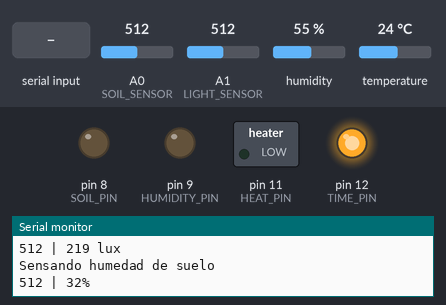
Simulated run of this sketch. Board: Arduino Uno, built with avr-gcc and run on an emulated ATmega328P. Shown: switched loads named in the sketch (green lamp = pin HIGH), output pins drawn as LEDs (lit = HIGH), the last lines printed to the serial monitor. The inputs (shaded band) are chosen by the test bench; at power-on: A0 (SOIL_SENSOR) = 512, A1 (LIGHT_SENSOR) = 512, humidity 55 %, temperature 24 °C. Pins used as bus, display or sensor lines are not drawn.

Above: at 1.2 s.
1.3 s: "W" received over the second serial link
At 10.9 s:
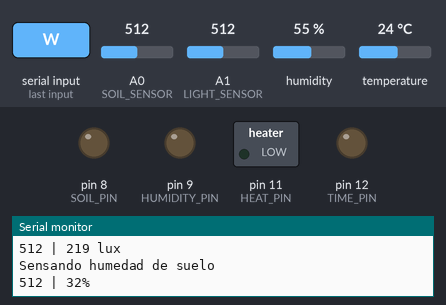
11.7 s: "V" received over the second serial link
13.2 s: "S" received over the second serial link
Timing chart, 0 to 16.2 s (numbered marks = the images above; inputs shaded):
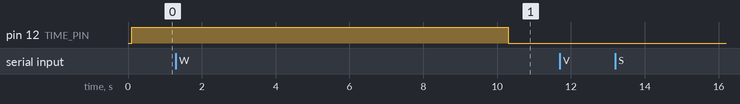

Measured:
- after the input at 1.3 s, pin 12 (TIME_PIN): HIGH → LOW after 9.0 s

The sketch:

Invernadero.ino
```cpp
#include <DHT.h>
#include <SoftwareSerial.h>

// Important:
// Byte transmission order: little endian.

// Pins
#define RX_PIN 2
#define TX_PIN 3

#define DHT_SENSOR 4
#define SOIL_SENSOR A0
#define LIGHT_SENSOR A1

#define TIME_PIN 12
#define HEAT_PIN 11
#define COLD_PIN 10
#define SOIL_PIN 8
#define HUMIDITY_PIN 9

// Information - 8 bytes
#define temperatureError 3
#define humidityError 5
#define soilHumidityError 3
#define lightError 2 // factor

typedef unsigned long time_t;
typedef unsigned int uint;

DHT dht(DHT_SENSOR, DHT11);
SoftwareSerial HM10(TX_PIN, RX_PIN);

// Settings - 18 bytes
int expectedLightMinutes = 120;
uint minLight = 1;
uint maxLight = 100;
int minHumidity = 0;
int maxHumidity = 100;
int minSoilHumidity = 0;
int maxSoilHumidity = 100;
int minTemperature = 0;
int maxTemperature = 100;

const time_t dhtWaitMillis = 5000; // 5 segundos

const int dry = 640; // valor para sensor seco
const int wet = 240; // valor para sensor húmedo
const int resistor = 10000;
const int totalVoltage = 5;
const int maxADC = 1023;

const float a = 8.27785f;
const float b = 6.0f;
const float c = 1.144547f;

// Values - 16 bytes
float light = 0;
float humidity = 0;
float soilHumidity = 0;
float temperature = 0;

int lightADC = 0;
time_t lightTimeMillis = 0;
time_t lastTimeMillis = 0;

void setup() {
    Serial.begin(9600);
    Serial.println("Iniciando invernadero");

    setupPins();

    HM10.begin(9600);
    dht.begin(9600);
}

void setupPins(){
    pinMode(LIGHT_SENSOR, INPUT);
    pinMode(SOIL_SENSOR, INPUT);
    pinMode(TIME_PIN, OUTPUT);
    pinMode(HEAT_PIN, OUTPUT);
    pinMode(COLD_PIN, OUTPUT);
    pinMode(SOIL_PIN, OUTPUT);
    pinMode(HUMIDITY_PIN, OUTPUT);
}

void loop() {
    updateDHT();
    updateLight();
    updateSoilHumidity();
    bluetoothControl();

    if (humidity < minHumidity){
        // Aumentar humedad
        digitalWrite(HUMIDITY_PIN, HIGH);
    }
    else {
        digitalWrite(HUMIDITY_PIN, LOW);
    }

    if (humidity > maxHumidity){
        // Disminuir humedad
    }
    else {

    }

    if (temperature < minTemperature){
        // Aumentar temperatura
        digitalWrite(HEAT_PIN, HIGH);
    }
    else {
        digitalWrite(HEAT_PIN, LOW);
    }

    if (temperature > maxTemperature){
        // Disminuir temperatura
        digitalWrite(COLD_PIN, HIGH);
    }
    else {
        digitalWrite(COLD_PIN, LOW);
    }

    if (soilHumidity < minSoilHumidity){
        // Aumentar humedad de suelo
        digitalWrite(SOIL_PIN, HIGH);
    }
    else {
        digitalWrite(SOIL_PIN, LOW);
    }

    if (soilHumidity > maxSoilHumidity){
        // Disminuir humedad de suelo
    }
    else {

    }

    time_t now = millis();
    if (light >= minLight && light <= maxLight){
        time_t elapsed = now - lastTimeMillis;
        lightTimeMillis += elapsed;
    }

    int lightTimeMinutes = lightTimeMillis / 60000;
    if (lightTimeMinutes >= expectedLightMinutes){
        // Tiempo de luz completado
        digitalWrite(TIME_PIN, LOW);
    }
    else {
        digitalWrite(TIME_PIN, HIGH);
    }
    lastTimeMillis = now;
}

void updateDHT(){
    static time_t nextTimeUpdate = 0;
    const time_t now = millis();
    if (now < nextTimeUpdate)
        return;

    Serial.println("Sensando humedad y temperatura");

    if (!dht.read())
        Serial.println("Falló la lectura del sensor DHT");

    humidity = dht.readHumidity();
    temperature = dht.readTemperature();

    Serial.print("Humidity: ");
    Serial.print(humidity);
    Serial.print("%  Temperature: ");
    Serial.print(temperature);
    Serial.println("°C ");

    nextTimeUpdate = now + dhtWaitMillis;
}

void updateLight(){
    static time_t nextTimeUpdate = 0;
    const time_t now = millis();
    if (now < nextTimeUpdate)
        return;

    Serial.println("Sensando luz");

    lightADC = analogRead(LIGHT_SENSOR);
    float totalResistance = (float)maxADC / lightADC * resistor;
    float ldrResistance = totalResistance - resistor;
    light = a * pow(10, b) * pow(ldrResistance, -c);

    Serial.print(lightADC);
    Serial.print(" | ");
    Serial.print(light, 0);
    Serial.println(" lux");

    nextTimeUpdate = now + 1000;
}

void updateSoilHumidity(){
    static time_t nextTimeUpdate = 0;
    const time_t now = millis();
    if (now < nextTimeUpdate)
        return;

    Serial.println("Sensando humedad de suelo");
    int sensorVal = analogRead(A0);

    int percentageHumidity = map(sensorVal, wet, dry, 100, 0);
    soilHumidity = percentageHumidity;
    Serial.print(sensorVal);
    Serial.print(" | ");
    Serial.print(percentageHumidity);
    Serial.println("%");

    nextTimeUpdate = now + 1000;
}

void bluetoothControl(){
    HM10.listen();

    if (HM10.available() == 0)
        return;

    char data = HM10.read();
    switch (data){
        case 'V': readValues('V'); break; // Leer valores
        case 'S': readSettings('S'); break; // Leer configuración
        case 'W': setSettings(); break; // Escribir configuración
        case 'I': readInformation('I'); break; // Leer constantes
    }
}

void readValues(char key){
    Serial.println("Transmitiendo valores");
    HM10.write(key);
    sendInt(light);
    sendInt(humidity);
    sendInt(soilHumidity);
    sendInt(temperature);
}

void readSettings(char key){
    Serial.println("Transmitiendo configuración");
    HM10.write(key);
    sendInt(expectedLightMinutes);
    sendInt(minLight);
    sendInt(maxLight);
    sendInt(minHumidity);
    sendInt(maxHumidity);
    sendInt(minSoilHumidity);
    sendInt(maxSoilHumidity);
    sendInt(minTemperature);
    sendInt(maxTemperature);
}

void setSettings(){
    Serial.println("Aplicando configuración");
    expectedLightMinutes = receiveInt();
    minLight = receiveInt();
    maxLight = receiveInt();
    minHumidity = receiveInt();
    maxHumidity = receiveInt();
    minSoilHumidity = receiveInt();
    maxSoilHumidity = receiveInt();
    minTemperature = receiveInt();
    maxTemperature = receiveInt();
}

void readInformation(char key){
    Serial.println("Transmitiendo constantes");
    HM10.write(key);
    sendInt(lightError);
    sendInt(humidityError);
    sendInt(soilHumidityError);
    sendInt(temperatureError);
}

void sendInt(int i){
    HM10.write((uint8_t*)&i, sizeof(int));
}

int receiveInt(){
    int buffer;
    HM10.readBytes((uint8_t*)&buffer, sizeof(int));
    return buffer;
}
```
